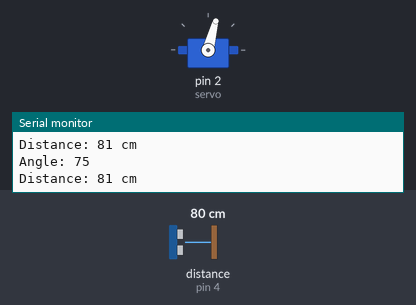
Simulated run of this sketch. Board: Arduino Uno, built with avr-gcc and run on an emulated ATmega328P. Parts: servo, the last lines printed to the serial monitor. Inputs (shaded band) come from the test bench; at power-on: distance to the obstacle (sensor on pin 4) 80 cm. The echo pulse lasts 58.3 µs per cm.

Above: at 1.2 s.
1.3 s: distance to the obstacle (sensor on pin 4) set to 18 cm
At 1.6 s:
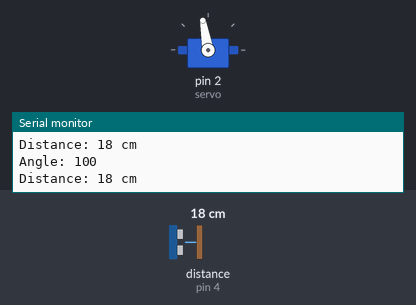
2.8 s: distance to the obstacle (sensor on pin 4) set to 2 cm
At 4.0 s:
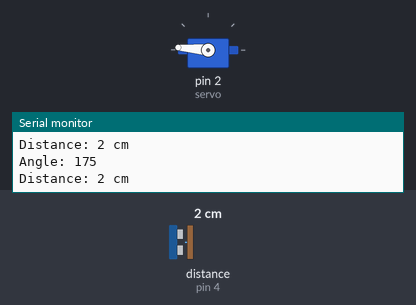
4.3 s: distance to the obstacle (sensor on pin 4) set to 35 cm
At 4.8 s:
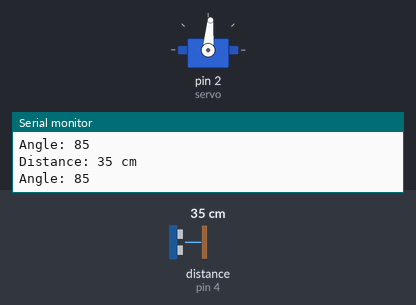
5.8 s: distance to the obstacle (sensor on pin 4) set to 250 cm
At 6.8 s:
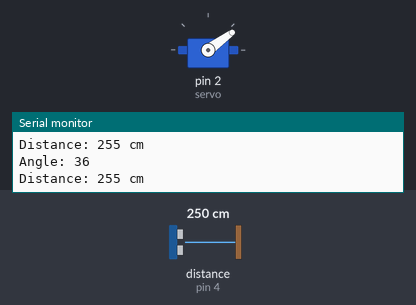
7.3 s: distance to the obstacle (sensor on pin 4) set to 9 cm
At 7.8 s:
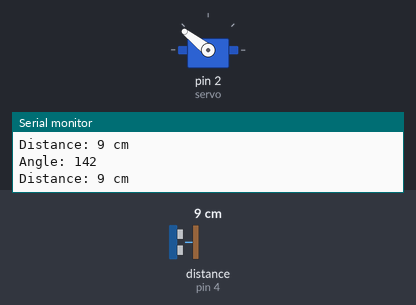
Timing chart, 0 to 9.8 s (numbered marks = the images above; inputs shaded):
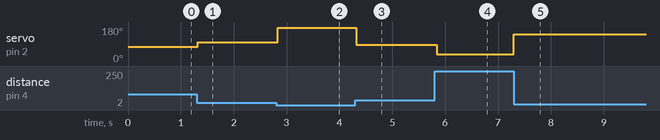

The sketch:

Labo6Opdracht4.ino
```cpp
#include <Servo.h>
#include <NewPing.h>

Servo servo;

const int trig = 3;
const int echo = 4;

int distance = 0;

int angle = 0;
int i = 0;

void setup() {
  // put your setup code here, to run once:
  Serial.begin(9600);
  servo.attach(2);

  pinMode(trig, OUTPUT);
  pinMode(echo, INPUT);
}

void loop() {
  // put your main code here, to run repeatedly:
  NewPing sonar(trig, echo, 400);
  Serial.print("Distance: ");
  distance = sonar.ping_cm();
  Serial.print(distance);
  Serial.println(" cm");
  angle = 0;
  if(distance<20){
    for(i=distance;i<20;i++){
      angle++;
    }
   angle = map(angle, 0, 19, 91 , 180);
   //angle = 135;
  }

  else if(distance>20){
    for(i=distance;i>20;i--){
      angle++;
    }
   angle = map(angle, 400, 0, 0 , 89);
   //angle = 45;
  }

  else if(distance==20){
    angle = 90;
  }

  servo.write(angle);
  delay(15);
  Serial.print("Angle: ");
  Serial.println(angle);
}
```

Measured:
- after the input at 1.3 s, servo on pin 2 (servo): 75° → 100° at once
- after the input at 2.8 s, servo on pin 2 (servo): 100° → 175° at once
- after the input at 4.3 s, servo on pin 2 (servo): 175° → 85° at once
- after the input at 5.8 s, servo on pin 2 (servo): 85° → 36° at once
- after the input at 7.3 s, servo on pin 2 (servo): 36° → 142° at once
